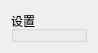
       <widget class="QWidget" name="scrollAreaWidgetContents_5">
        <property name="geometry">
         <rect>
          <x>0</x>
          <y>0</y>
          <width>98</width>
          <height>37</height>
         </rect>
        </property>
        <layout class="QGridLayout" name="gridLayout_9">
         <item row="0" column="0">
          <widget class="QGroupBox" name="groupBox_5">
           <property name="title">
            <string>设置</string>
           </property>
           <widget class="QLineEdit" name="lineEdit_new_passwd">
            <property name="geometry">
             <rect>
              <x>160</x>
              <y>110</y>
              <width>301</width>
              <height>41</height>
             </rect>
            </property>
            <property name="styleSheet">
             <string notr="true">background-color: rgba(255, 255, 255, 100);</string>
            </property>
            <property name="text">
             <string/>
            </property>
            <property name="placeholderText">
             <string/>
            </property>
           </widget>
           <widget class="QLabel" name="label_128">
            <property name="geometry">
             <rect>
              <x>80</x>
              <y>110</y>
              <width>71</width>
              <height>41</height>
             </rect>
            </property>
            <property name="font">
             <font>
              <family>微软雅黑</family>
              <pointsize>10</pointsize>
             </font>
            </property>
            <property name="text">
             <string>新密码</string>
            </property>
            <property name="alignment">
             <set>Qt::AlignCenter</set>
            </property>
           </widget>
           <widget class="QGroupBox" name="groupBox_10">
            <property name="geometry">
             <rect>
              <x>30</x>
              <y>320</y>
              <width>1081</width>
              <height>321</height>
             </rect>
            </property>
            <property name="title">
             <string>公司logo</string>
            </property>
            <widget class="QLabel" name="label_108">
             <property name="geometry">
              <rect>
               <x>440</x>
               <y>30</y>
               <width>101</width>
               <height>31</height>
              </rect>
             </property>
             <property name="font">
              <font>
               <family>微软雅黑</family>
               <pointsize>10</pointsize>
              </font>
             </property>
             <property name="text">
              <string>公司logo：</string>
             </property>
             <property name="alignment">
              <set>Qt::AlignCenter</set>
             </property>
            </widget>
            <widget class="QLabel" name="label_headImg">
             <property name="geometry">
              <rect>
               <x>340</x>
               <y>90</y>
               <width>301</width>
               <height>111</height>
              </rect>
             </property>
             <property name="font">
              <font>
               <family>微软雅黑</family>
               <pointsize>10</pointsize>
              </font>
             </property>
             <property name="styleSheet">
              <string notr="true">background-color: rgb(197, 237, 255);</string>
             </property>
             <property name="text">
              <string/>
             </property>
             <property name="scaledContents">
              <bool>true</bool>
             </property>
             <property name="alignment">
              <set>Qt::AlignCenter</set>
             </property>
            </widget>
            <widget class="QPushButton" name="pushButton_uploadLOGO">
             <property name="geometry">
              <rect>
               <x>450</x>
               <y>230</y>
               <width>101</width>
               <height>41</height>
              </rect>
             </property>
             <property name="text">
              <string>上传</string>
             </property>
            </widget>
           </widget>
           <widget class="QLabel" name="label_90">
            <property name="geometry">
             <rect>
              <x>80</x>
              <y>40</y>
              <width>71</width>
              <height>41</height>
             </rect>
            </property>
            <property name="font">
             <font>
              <family>微软雅黑</family>
              <pointsize>10</pointsize>
             </font>
            </property>
            <property name="text">
             <string>旧密码</string>
            </property>
            <property name="alignment">
             <set>Qt::AlignCenter</set>
            </property>
           </widget>
           <widget class="QLineEdit" name="lineEdit_new_passwd_again">
            <property name="geometry">
             <rect>
              <x>160</x>
              <y>180</y>
              <width>301</width>
              <height>41</height>
             </rect>
            </property>
            <property name="styleSheet">
             <string notr="true">background-color: rgba(255, 255, 255, 100);</string>
            </property>
            <property name="text">
             <string/>
            </property>
            <property name="placeholderText">
             <string/>
            </property>
           </widget>
           <widget class="QLineEdit" name="lineEdit_old_passwd">
            <property name="geometry">
             <rect>
              <x>160</x>
              <y>40</y>
              <width>301</width>
              <height>41</height>
             </rect>
            </property>
            <property name="styleSheet">
             <string notr="true">background-color: rgba(255, 255, 255, 100);</string>
            </property>
            <property name="text">
             <string/>
            </property>
            <property name="placeholderText">
             <string/>
            </property>
           </widget>
           <widget class="QLabel" name="label_129">
            <property name="geometry">
             <rect>
              <x>60</x>
              <y>180</y>
              <width>91</width>
              <height>41</height>
             </rect>
            </property>
            <property name="font">
             <font>
              <family>微软雅黑</family>
              <pointsize>10</pointsize>
             </font>
            </property>
            <property name="text">
             <string>确认新密码</string>
            </property>
            <property name="alignment">
             <set>Qt::AlignCenter</set>
            </property>
           </widget>
           <widget class="QPushButton" name="pushButton_alter_passwd">
            <property name="geometry">
             <rect>
              <x>570</x>
              <y>180</y>
              <width>101</width>
              <height>41</height>
             </rect>
            </property>
            <property name="text">
             <string>修改</string>
            </property>
           </widget>
          </widget>
         </item>
        </layout>
       </widget>
